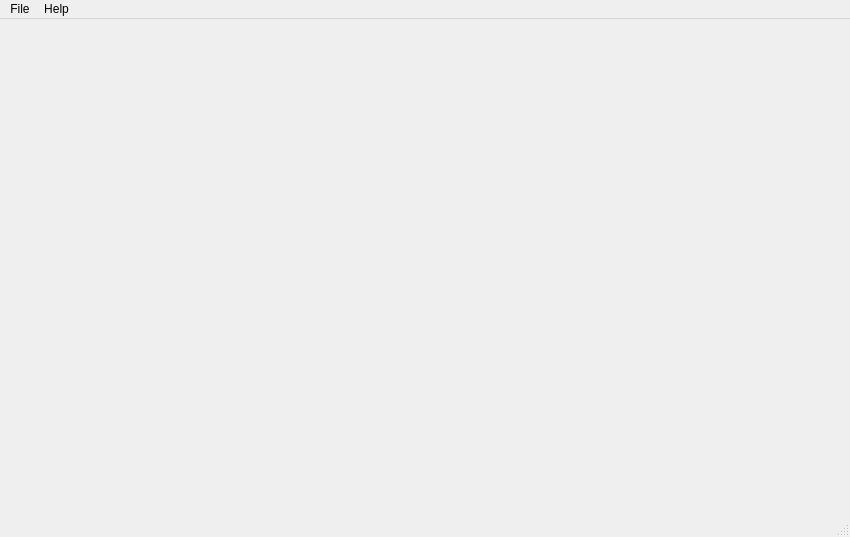
<?xml version="1.0" encoding="UTF-8"?>
<ui version="4.0">
 <class>MainWindow</class>
 <widget class="QMainWindow" name="MainWindow">
  <property name="geometry">
   <rect>
    <x>0</x>
    <y>0</y>
    <width>850</width>
    <height>537</height>
   </rect>
  </property>
  <property name="windowTitle">
   <string>MainWindow</string>
  </property>
  <widget class="QWidget" name="centralwidget">
   <layout class="QHBoxLayout" name="horizontalLayout">
    <item>
     <widget class="QWidget" name="m_drawing_container" native="true"/>
    </item>
   </layout>
  </widget>
  <widget class="QMenuBar" name="menubar">
   <property name="geometry">
    <rect>
     <x>0</x>
     <y>0</y>
     <width>850</width>
     <height>26</height>
    </rect>
   </property>
   <widget class="QMenu" name="menuFile">
    <property name="title">
     <string>File</string>
    </property>
    <addaction name="actionNew"/>
    <addaction name="actionOpen"/>
    <addaction name="separator"/>
    <addaction name="actionExit"/>
   </widget>
   <widget class="QMenu" name="menuHelp">
    <property name="title">
     <string>Help</string>
    </property>
    <addaction name="actionAbout"/>
   </widget>
   <addaction name="menuFile"/>
   <addaction name="menuHelp"/>
  </widget>
  <widget class="QStatusBar" name="statusbar"/>
  <action name="actionNew">
   <property name="text">
    <string>New</string>
   </property>
  </action>
  <action name="actionOpen">
   <property name="text">
    <string>Open</string>
   </property>
  </action>
  <action name="actionExit">
   <property name="text">
    <string>Exit</string>
   </property>
  </action>
  <action name="actionAbout">
   <property name="text">
    <string>About</string>
   </property>
  </action>
 </widget>
 <resources/>
 <connections/>
</ui>
